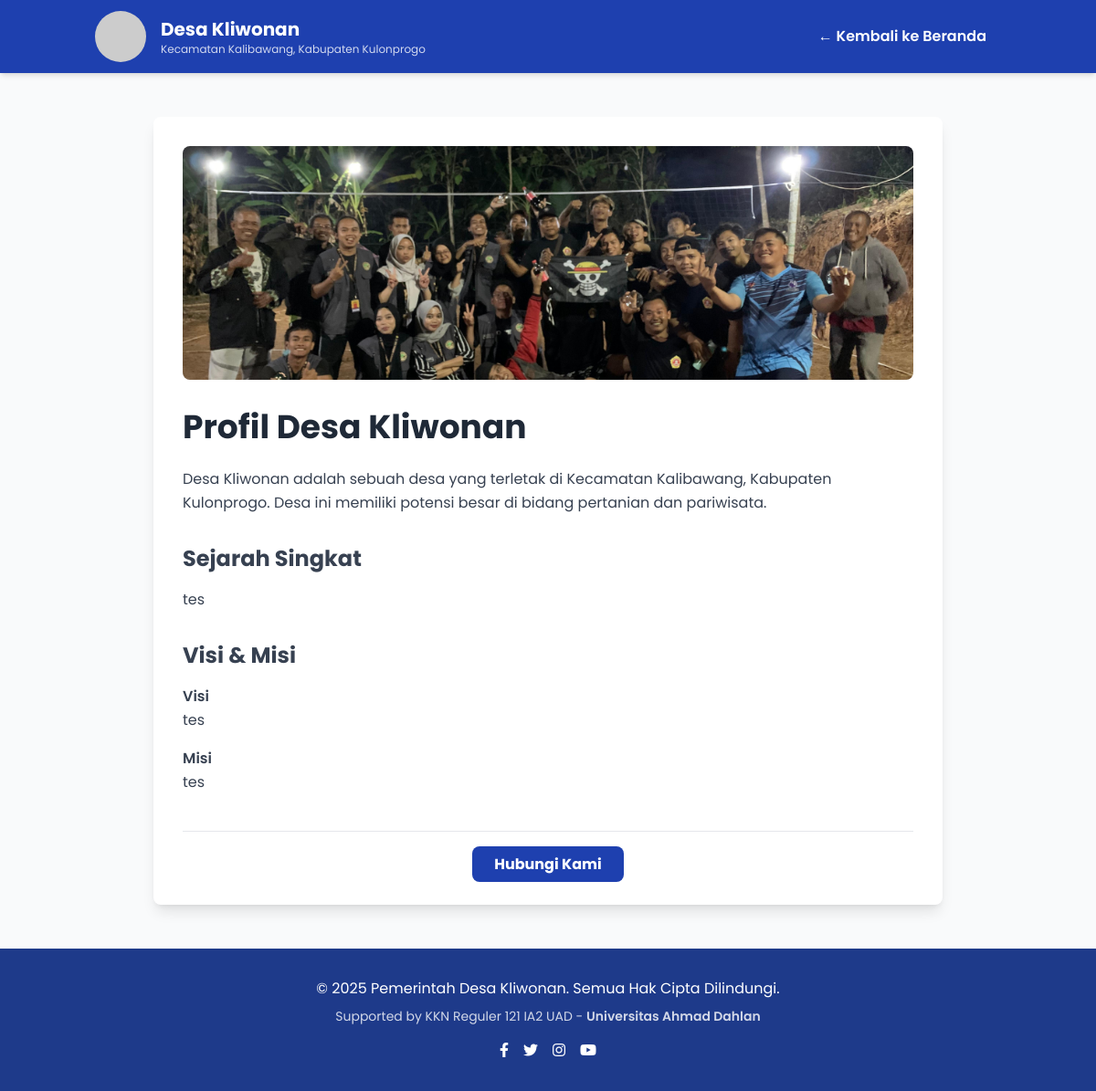
The app's page /profil-lengkap.php with its own data.
### tables this page shows
CREATE TABLE `profil_desa` (
  `id` int(11) NOT NULL DEFAULT 1,
  `deskripsi` text NOT NULL,
  `foto` varchar(255) NOT NULL,
  `lokasi` varchar(255) NOT NULL,
  `telepon` varchar(50) NOT NULL,
  `email` varchar(100) NOT NULL,
  `sejarah` text DEFAULT NULL,
  `visi` text DEFAULT NULL,
  `misi` text DEFAULT NULL
);

### profil-lengkap.php (the view, shortened to what this page needs)
<?php
require_once 'admin/db.php';
$profil_sql = "SELECT * FROM profil_desa WHERE id = 1";
$profil_result = mysqli_query($conn, $profil_sql);
$profil_data = mysqli_fetch_assoc($profil_result);
?>
<!DOCTYPE html>
<html lang="id">
<head>
    <link rel="stylesheet" href="https://cdnjs.cloudflare.com/ajax/libs/font-awesome/5.15.3/css/all.min.css">
    <script src="https://cdn.tailwindcss.com"></script>
</head>
<body class="font-sans bg-gray-50">
    <header class="bg-primary text-white shadow-md sticky top-0 z-50">
        <div class="container mx-auto px-4">
             <div class="flex flex-wrap justify-between items-center py-3">
                <a href="index.php" class="flex items-center">
                    <img src="https://picsum.photos/80?random=1" alt="Logo Desa" class="h-14 w-14 rounded-full mr-4">
                    <div>
                        <h1 class="text-xl font-bold">Desa Kliwonan</h1>
                        <p class="text-xs opacity-80">Kecamatan Kalibawang, Kabupaten Kulonprogo</p>
                    </div>
                </a>
                <a href="index.php" class="px-4 py-2 rounded hover:bg-secondary transition font-semibold">
                    &larr; Kembali ke Beranda
                </a>
            </div>
        </div>
    </header>
    <main class="py-12">
        <div class="container mx-auto px-4 max-w-4xl">
            <div class="bg-white p-6 md:p-8 rounded-lg shadow-lg">
                <img src="uploads/<?php echo htmlspecialchars($profil_data['foto']); ?>" alt="Foto Profil Desa" class="w-full h-64 object-cover rounded-lg mb-8">
                <h1 class="text-4xl font-bold text-gray-800 mb-6">Profil Desa Kliwonan</h1>
                <article class="prose max-w-none text-gray-700 leading-relaxed">
                    <p class="mb-6"><?php echo nl2br(htmlspecialchars($profil_data['deskripsi'])); ?></p>
                    <h2 class="text-2xl font-bold mt-8 mb-4">Sejarah Singkat</h2>
                    <p><?php echo nl2br(htmlspecialchars($profil_data['sejarah'])); ?></p>
                    <h2 class="text-2xl font-bold mt-8 mb-4">Visi & Misi</h2>
                    <h3 class="font-semibold">Visi</h3>
                    <p><?php echo nl2br(htmlspecialchars($profil_data['visi'])); ?></p>
                    <h3 class="font-semibold mt-4">Misi</h3>
                    <div><?php echo nl2br(htmlspecialchars($profil_data['misi'])); ?></div>
                </article>
                <div class="mt-10 border-t pt-6 text-center">
                    <a href="index.php#kontak" class="bg-primary hover:bg-secondary text-white font-bold py-2 px-6 rounded-lg transition-colors">Hubungi Kami</a>
                </div>
            </div>
        </div>
    </main>
    <footer class="bg-secondary text-white py-8">
        <div class="container mx-auto px-4 text-center">
            <p>&copy; <?php echo date("Y"); ?> Pemerintah Desa Kliwonan. Semua Hak Cipta Dilindungi.</p>
            <p class="text-sm opacity-80 mt-2">
                Supported by KKN Reguler 121 IA2 UAD -
                <a href="https://uad.ac.id" target="_blank" rel="noopener noreferrer" class="hover:text-accent font-semibold">Universitas Ahmad Dahlan</a>
            </p>
            <div class="flex justify-center space-x-4 mt-4">
                <a href="#" class="hover:text-accent"><i class="fab fa-facebook-f"></i></a>
                <a href="#" class="hover:text-accent"><i class="fab fa-twitter"></i></a>
                <a href="#" class="hover:text-accent"><i class="fab fa-instagram"></i></a>
                <a href="#" class="hover:text-accent"><i class="fab fa-youtube"></i></a>
            </div>
        </div>
    </footer>
</body>
</html>

### records on screen
profil_desa: foto (picture), deskripsi "Desa Kliwonan adalah sebuah desa yang terletak di Kecamatan Kalibawang, Kabupaten Kulonprogo. Desa ini memiliki potensi besar di bidang pertanian dan pariwisata.", sejarah "tes", visi "tes", misi "tes"
